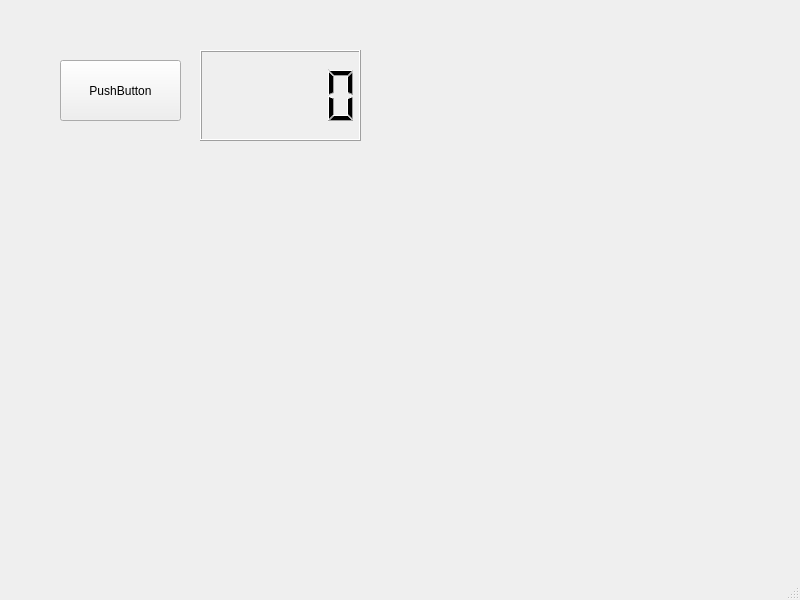
<?xml version="1.0" encoding="UTF-8"?>
<ui version="4.0">
 <class>MainWindow</class>
 <widget class="QMainWindow" name="MainWindow">
  <property name="geometry">
   <rect>
    <x>0</x>
    <y>0</y>
    <width>800</width>
    <height>600</height>
   </rect>
  </property>
  <property name="windowTitle">
   <string>MainWindow</string>
  </property>
  <widget class="QWidget" name="centralwidget">
   <widget class="QPushButton" name="pushButton">
    <property name="geometry">
     <rect>
      <x>60</x>
      <y>60</y>
      <width>121</width>
      <height>61</height>
     </rect>
    </property>
    <property name="text">
     <string>PushButton</string>
    </property>
   </widget>
   <widget class="QLCDNumber" name="lcdNumber">
    <property name="geometry">
     <rect>
      <x>200</x>
      <y>50</y>
      <width>161</width>
      <height>91</height>
     </rect>
    </property>
   </widget>
  </widget>
  <widget class="QMenuBar" name="menubar">
   <property name="geometry">
    <rect>
     <x>0</x>
     <y>0</y>
     <width>800</width>
     <height>21</height>
    </rect>
   </property>
  </widget>
  <widget class="QStatusBar" name="statusbar"/>
 </widget>
 <resources/>
 <connections/>
</ui>
